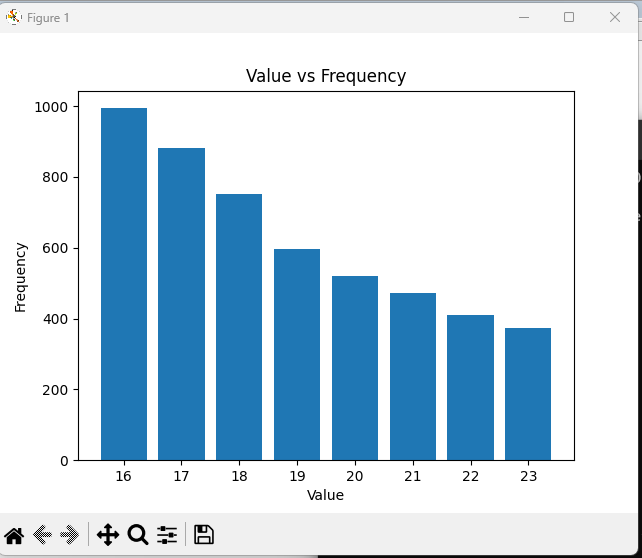

Source code (Python):
import matplotlib.pyplot as plt

# Data: (value, frequency) pairs
data = [(16, 994), (17, 882), (18, 752), (19, 596),
        (20, 521), (21, 471), (22, 410), (23, 374)]

# Separate the data into two lists for plotting
values = [pair[0] for pair in data]
frequencies = [pair[1] for pair in data]

# Create the plot
plt.bar(values, frequencies)

# Label the axes and title the plot
plt.xlabel('Value')
plt.ylabel('Frequency')
plt.title('Value vs Frequency')

# Show the plot
plt.show()
